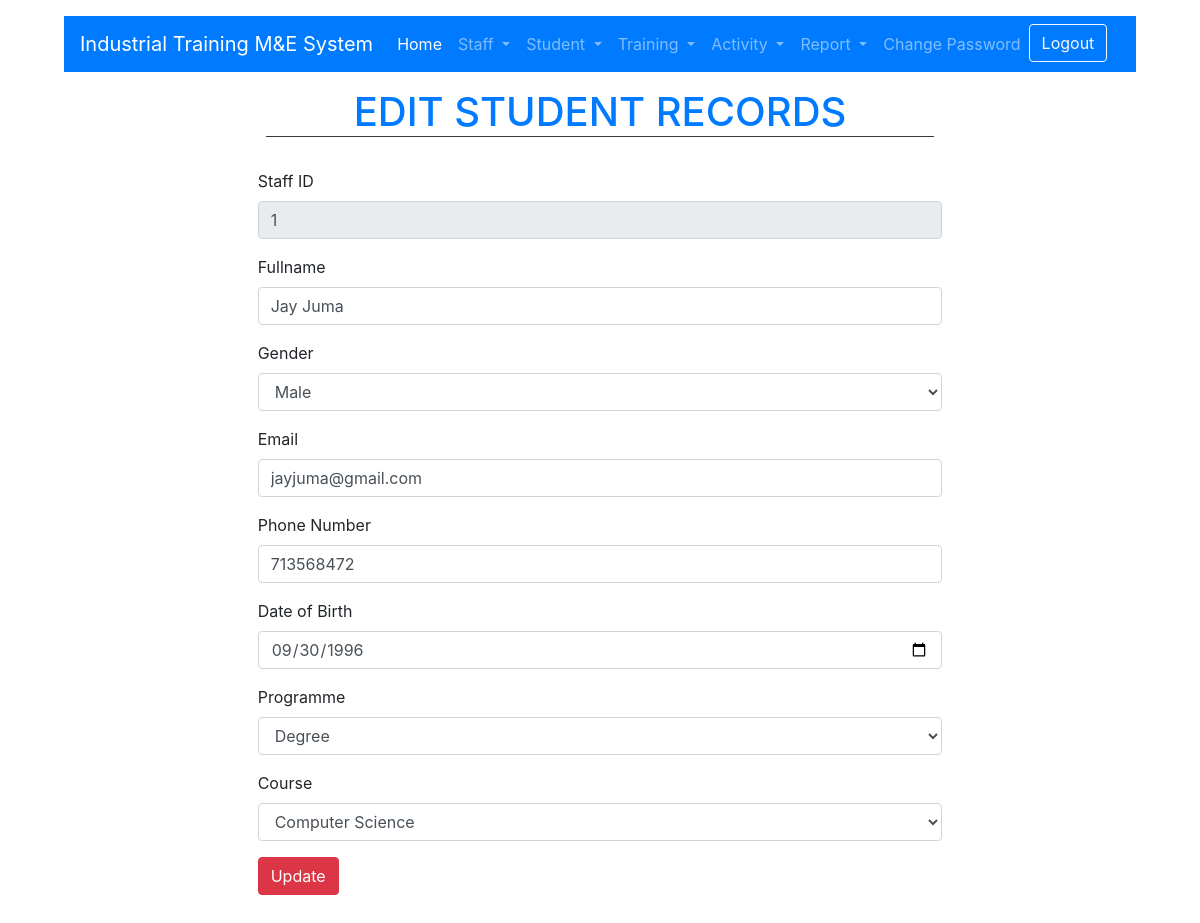
/SchoolSupervisor/Student/update.php?id=1, run on the app's committed database.
### tables this page shows
CREATE TABLE `student` (
  `id` int(11) NOT NULL,
  `fullname` varchar(255) NOT NULL,
  `birthdate` date NOT NULL,
  `sex` enum('Male','Female','','') NOT NULL,
  `email` varchar(255) NOT NULL,
  `password` varchar(255) NOT NULL,
  `phonenumber` int(11) NOT NULL,
  `programme` varchar(20) NOT NULL,
  `course` varchar(100) NOT NULL,
  `posted` timestamp NOT NULL DEFAULT CURRENT_TIMESTAMP
);

### SchoolSupervisor/Student/update.php (the view, shortened to what this page needs)
<?php
  $filePath='../../connection.php';
  if(!file_exists($filePath)){
    echo 'Connection File not found';
  }else{
      if($_SERVER['REQUEST_METHOD']=='GET'){
                    if(isset($_GET['id'])){
                        $id=$_GET['id'];
                        $slct="SELECT * FROM student WHERE id='".$id."'";
                        $result=$conn->query($slct) or die($conn->error);
                        if($result->num_rows > 0){
                            $row=$result->fetch_assoc();
                        }
                    }
      }
  }
?>
<doctype html>
<html lang="en">
  <head>
    <link rel="stylesheet" href="../../css/bootstrap.min.css">
  </head>
  <body>
    <div class="container-fluid y p-3">
<?php include "../navbar.php"; ?>
     <div class="row justify-content-center mx-5 pb-2" >
              <form class="form col-8" action="" method="post">
                <div class="form-group  text-center p-2">
                      <h1 class="text-primary border-bottom border-dark "> EDIT STUDENT RECORDS </h1>
                  </div>
                   <div class="form-group  ">
                      <label >Staff ID</label>
                      <input class="form-control" type="text"  name="id" value="<?php echo $row['id']; ?>" readonly>
                  </div>
                  <div class="form-group  ">
                      <label >Fullname</label>
                      <input class="form-control" type="text"  name="fullname" value="<?php echo $row['fullname']; ?>">
                  </div>
                  <div class="form-group  ">
                      <label >Gender</label>
                      <?php
                        switch ($row['sex']){
                          case 'Male': echo '<select name="sex" class="form-control" required><option selected>Male</option><option>Female</option></select>';
                          break;
                       } ?>
                  </div>
                  <div class="form-group  ">
                      <label >Email</label>
                      <input class="form-control" type="email" name="email" value="<?php echo $row['email']; ?>">
                  </div>
                   <div class="form-group  ">
                      <label >Phone Number</label>
                      <input class="form-control" type="number"  name="phone" value="<?php echo $row['phonenumber']; ?>">
                  </div>
                  <div class="form-group  ">
                      <label >Date of Birth</label>
                      <input class="form-control" type="date" name="birthdate" value="<?php echo $row['birthdate']; ?>">
                  </div>
                  <div class="form-group  ">
                      <label >Programme</label>
                      <?php
                        switch ($row['programme']){
                          case 'Degree': echo '<select name="programme" class="form-control" required><option >Diploma</option><option selected>Degree</option></select>';
                          break;
                       } ?>
                  </div>
                  <div class="form-group  ">
                      <label >Course</label>
                      <?php
                        switch ($row['course']){
                          case 'Computer Science': echo '<select name="course" class="form-control" required><option selected>Computer Science</option><option>Nursing</option><option>Business Administration</option></select>';
                          break;
                       } ?>
                  </div>
                  <div class="form-group">
                      <button class="btn btn-danger" type="submit" name="update">Update</button>
                  </div>
              </form>
    </div>
      </div>
  </body>
</html>

### data on the page
student: id "1", fullname "Jay Juma", email "jayjuma@gmail.com", phone "713568472", birthdate "09/30/1996"
